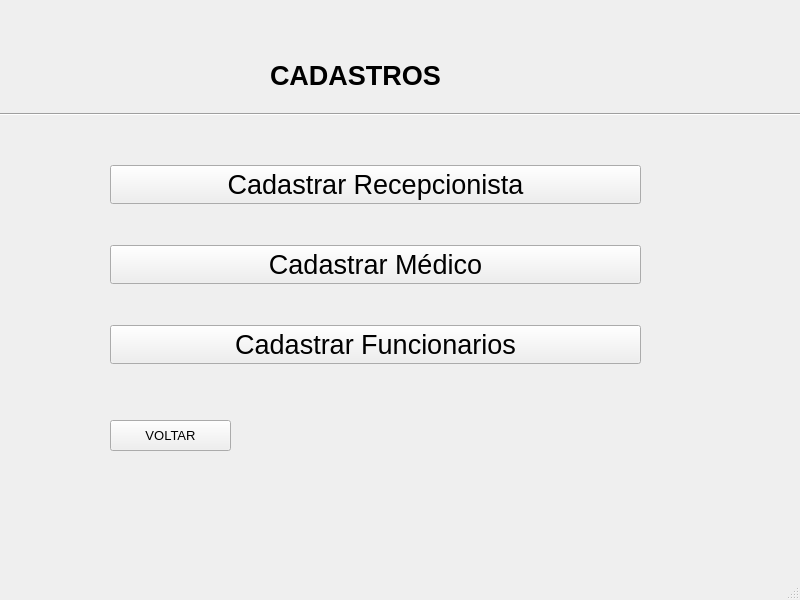
<?xml version="1.0" encoding="UTF-8"?>
<ui version="4.0">
 <class>MainWindow</class>
 <widget class="QMainWindow" name="MainWindow">
  <property name="geometry">
   <rect>
    <x>0</x>
    <y>0</y>
    <width>800</width>
    <height>600</height>
   </rect>
  </property>
  <property name="font">
   <font>
    <pointsize>10</pointsize>
   </font>
  </property>
  <property name="windowTitle">
   <string>MainWindow</string>
  </property>
  <property name="animated">
   <bool>true</bool>
  </property>
  <widget class="QWidget" name="centralwidget">
   <widget class="QLabel" name="label">
    <property name="geometry">
     <rect>
      <x>270</x>
      <y>50</y>
      <width>181</width>
      <height>51</height>
     </rect>
    </property>
    <property name="font">
     <font>
      <pointsize>20</pointsize>
      <weight>75</weight>
      <bold>true</bold>
     </font>
    </property>
    <property name="frameShape">
     <enum>QFrame::NoFrame</enum>
    </property>
    <property name="text">
     <string>CADASTROS</string>
    </property>
    <property name="textFormat">
     <enum>Qt::AutoText</enum>
    </property>
    <property name="alignment">
     <set>Qt::AlignLeading|Qt::AlignLeft|Qt::AlignVCenter</set>
    </property>
   </widget>
   <widget class="QWidget" name="layoutWidget">
    <property name="geometry">
     <rect>
      <x>110</x>
      <y>130</y>
      <width>531</width>
      <height>271</height>
     </rect>
    </property>
    <layout class="QVBoxLayout" name="verticalLayout">
     <item>
      <widget class="QPushButton" name="pushButton">
       <property name="maximumSize">
        <size>
         <width>16777215</width>
         <height>16777215</height>
        </size>
       </property>
       <property name="font">
        <font>
         <pointsize>20</pointsize>
        </font>
       </property>
       <property name="styleSheet">
        <string notr="true">pushButton{
	background-color: blue;
}</string>
       </property>
       <property name="text">
        <string>Cadastrar Recepcionista</string>
       </property>
       <property name="iconSize">
        <size>
         <width>30</width>
         <height>30</height>
        </size>
       </property>
       <property name="autoDefault">
        <bool>true</bool>
       </property>
       <property name="default">
        <bool>false</bool>
       </property>
      </widget>
     </item>
     <item>
      <widget class="QPushButton" name="pushButton_2">
       <property name="font">
        <font>
         <pointsize>20</pointsize>
        </font>
       </property>
       <property name="styleSheet">
        <string notr="true">pushButton{
	background-color: blue;
}</string>
       </property>
       <property name="text">
        <string>Cadastrar Médico</string>
       </property>
       <property name="autoDefault">
        <bool>true</bool>
       </property>
       <property name="default">
        <bool>false</bool>
       </property>
      </widget>
     </item>
     <item>
      <widget class="QPushButton" name="pushButton_3">
       <property name="font">
        <font>
         <pointsize>20</pointsize>
        </font>
       </property>
       <property name="styleSheet">
        <string notr="true">pushButton{
	background-color: blue;
}</string>
       </property>
       <property name="text">
        <string>Cadastrar Funcionarios</string>
       </property>
       <property name="autoDefault">
        <bool>true</bool>
       </property>
       <property name="default">
        <bool>false</bool>
       </property>
      </widget>
     </item>
    </layout>
   </widget>
   <widget class="QPushButton" name="pushButton_4">
    <property name="geometry">
     <rect>
      <x>110</x>
      <y>420</y>
      <width>121</width>
      <height>31</height>
     </rect>
    </property>
    <property name="text">
     <string>VOLTAR</string>
    </property>
   </widget>
   <widget class="Line" name="line">
    <property name="geometry">
     <rect>
      <x>0</x>
      <y>99</y>
      <width>801</width>
      <height>31</height>
     </rect>
    </property>
    <property name="orientation">
     <enum>Qt::Horizontal</enum>
    </property>
   </widget>
  </widget>
  <widget class="QMenuBar" name="menubar">
   <property name="geometry">
    <rect>
     <x>0</x>
     <y>0</y>
     <width>800</width>
     <height>26</height>
    </rect>
   </property>
  </widget>
  <widget class="QStatusBar" name="statusbar"/>
 </widget>
 <resources/>
 <connections/>
</ui>
